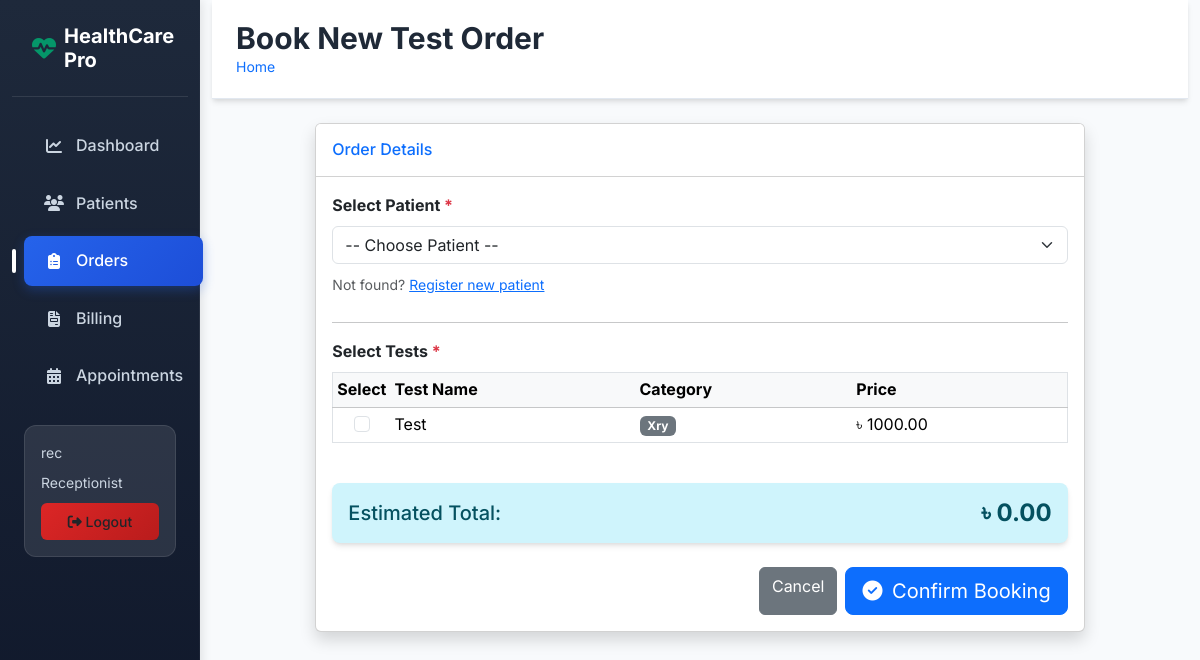
Screenshot of /orders/new (signed in) with the database file from the repository.
### app/models/users.py (models this page shows)
class User(UserMixin, db.Model):
    __tablename__ = 'users'
    id = db.Column(db.Integer, primary_key=True)
    username = db.Column(db.String(80), unique=True, nullable=False)
    email = db.Column(db.String(120), unique=True, nullable=False)
    password_hash = db.Column(db.String(128), nullable=False)
    role = db.Column(db.String(20), nullable=False, default='patient') # admin, receptionist, lab_tech, doctor, patient
    is_active = db.Column(db.Boolean, default=True)
    created_at = db.Column(db.DateTime, default=datetime.utcnow)
    name = db.Column(db.String(100))
    phone = db.Column(db.String(20))

### app/models/test_catalog.py (models this page shows)
class Test(db.Model):
    __tablename__ = 'tests'
    id = db.Column(db.Integer, primary_key=True)
    category_id = db.Column(db.Integer, db.ForeignKey('test_categories.id'), nullable=False)
    test_name = db.Column(db.String(200), nullable=False)
    price = db.Column(db.Float, nullable=False)
    sample_type = db.Column(db.String(50)) # Blood, Urine, etc.
    description = db.Column(db.Text)

class TestCategory(db.Model):
    __tablename__ = 'test_categories'
    id = db.Column(db.Integer, primary_key=True)
    name = db.Column(db.String(100), nullable=False, unique=True)
    tests = db.relationship('Test', backref='category', lazy=True)

### app/frontend/order_routes.py (the view, shortened to what this page needs)
@bp.route('/orders/new', methods=['GET', 'POST'])
@login_required
def new_order():
    patients = Patient.query.all()
    tests = Test.query.all()
    return render_template('orders/new.html', patients=patients, tests=tests)

### app/templates/orders/new.html (shortened to what this page needs)
{% extends 'base.html' %}
{% block page_title %}Book New Test Order{% endblock %}
{% block content %}
<div class="row">
    <div class="col-md-10 mx-auto">
        <div class="card shadow mb-4">
            <div class="card-header py-3 bg-white">
                <h6 class="m-0 font-weight-bold text-primary">Order Details</h6>
            </div>
            <div class="card-body">
                <form method="POST" action="{{ url_for('frontend.new_order') }}">
                    <div class="mb-4">
                        <label class="form-label fw-bold">Select Patient <span class="text-danger">*</span></label>
                        <select class="form-select" name="patient_id" required>
                            <option value="">-- Choose Patient --</option>
                        </select>
                        <div class="mt-2">
                            <small class="text-muted">Not found? <a
                                    href="{{ url_for('frontend.add_patient') }}">Register new patient</a></small>
                        </div>
                    </div>
                    <hr>
                    <div class="mb-4">
                        <label class="form-label fw-bold">Select Tests <span class="text-danger">*</span></label>
                        <div class="table-responsive" style="max-height: 300px; overflow-y: auto;">
                            <table class="table table-sm table-hover border">
                                <thead class="table-light position-sticky top-0">
                                    <tr>
                                        <th style="width: 50px;">Select</th>
                                        <th>Test Name</th>
                                        <th>Category</th>
                                        <th>Price</th>
                                    </tr>
                                </thead>
                                <tbody>
                                    {% for t in tests %}
                                    <tr>
                                        <td class="text-center">
                                            <input class="form-check-input test-checkbox" type="checkbox"
                                                name="test_ids" value="{{ t.id }}" data-price="{{ t.price }}">
                                        </td>
                                        <td>{{ t.test_name }}</td>
                                        <td><span class="badge bg-secondary">{{ t.category.name if t.category else ''
                                                }}</span></td>
                                        <td>৳ {{ "%.2f"|format(t.price) }}</td>
                                    </tr>
                                    {% else %}
                                    <tr>
                                        <td colspan="4" class="text-center text-muted">No tests available.</td>
                                    </tr>
                                    {% endfor %}
                                </tbody>
                            </table>
                        </div>
                    </div>
                    <div class="alert alert-info d-flex justify-content-between align-items-center">
                        <h5 class="mb-0">Estimated Total:</h5>
                        <h4 class="mb-0 fw-bold">৳ <span id="totalPrice">0.00</span></h4>
                    </div>
                    <div class="d-flex justify-content-end mt-4">
                        <a href="{{ url_for('frontend.dashboard') }}" class="btn btn-secondary me-2">Cancel</a>
                        <button type="submit" class="btn btn-primary btn-lg"><i class="fas fa-check-circle me-1"></i>
                            Confirm Booking</button>
                    </div>
                </form>
            </div>
        </div>
    </div>
</div>
{% endblock %}

### app/templates/base.html (shortened to what this page needs)
<!DOCTYPE html>
<html lang="en">
<head>
    <link href="https://cdn.jsdelivr.net/npm/bootstrap@5.3.2/dist/css/bootstrap.min.css" rel="stylesheet">
    <link href="https://cdnjs.cloudflare.com/ajax/libs/font-awesome/6.4.2/css/all.min.css" rel="stylesheet">
    <link href="{{ url_for('static', filename='css/healthcare.css') }}" rel="stylesheet">
</head>
<body>
    <div class="container-fluid">
        <div class="row">
            {% if current_user.is_authenticated %}
            <nav class="col-md-3 col-lg-2 d-md-block sidebar">
                <div class="position-sticky">
                    <div class="sidebar-brand">
                        <h5><i class="fas fa-heartbeat"></i> HealthCare Pro</h5>
                    </div>
                    <ul class="nav flex-column">
                        <li class="nav-item">
                            <a class="nav-link {% if request.endpoint == 'portal.patient_dashboard' %}active{% endif %}"
                                href="{{ url_for('portal.patient_dashboard') }}">
                                <i class="fas fa-chart-line"></i> Dashboard
                            </a>
                        </li>
                        {% if current_user.role in ['admin', 'receptionist'] %}
                        <li class="nav-item">
                            <a class="nav-link {% if request.endpoint == 'frontend.patients_list' or request.endpoint == 'frontend.add_patient' %}active{% endif %}"
                                href="{{ url_for('frontend.patients_list') }}">
                                <i class="fas fa-users"></i> Patients
                            </a>
                        </li>
                        {% endif %}
                        {% if current_user.role in ['admin', 'receptionist'] %}
                        <li class="nav-item">
                            <a class="nav-link {% if request.endpoint == 'frontend.orders_list' or request.endpoint == 'frontend.new_order' %}active{% endif %}"
                                href="{{ url_for('frontend.orders_list') }}">
                                <i class="fas fa-clipboard-list"></i> Orders
                            </a>
                        </li>
                        {% endif %}
                        {% if current_user.role in ['admin', 'receptionist'] %}
                        <li class="nav-item">
                            <a class="nav-link {% if request.endpoint == 'frontend.invoices_list' %}active{% endif %}"
                                href="{{ url_for('frontend.invoices_list') }}">
                                <i class="fas fa-file-invoice"></i> Billing
                            </a>
                        </li>
                        {% endif %}
                        {% if current_user.role in ['admin', 'receptionist'] %}
                        <li class="nav-item">
                            <a class="nav-link {% if request.endpoint == 'frontend.appointments_admin' %}active{% endif %}"
                                href="{{ url_for('frontend.appointments_admin') }}">
                                <i class="fas fa-calendar-alt"></i> Appointments
                            </a>
                        </li>
                        {% endif %}
                    </ul>
                    <div class="user-info">
                        <small>{{ current_user.username }}</small>
                        <small class="text-capitalize">{{ current_user.role }}</small>
                        <a href="{{ url_for('frontend.logout') }}" class="btn btn-logout w-100">
                            <i class="fas fa-sign-out-alt"></i> Logout
                        </a>
                    </div>
                </div>
            </nav>
            {% endif %}
            <main class="{% if current_user.is_authenticated %}col-md-9 ms-sm-auto col-lg-10{% else %}col-12{% endif %} main-content">
                <div class="page-header">
                    <div class="container-fluid px-4">
                        <div class="d-flex justify-content-between align-items-center">
                            <div>
                                <h1 class="page-title">{% block page_title %}{% endblock %}</h1>
                                <nav aria-label="breadcrumb">
                                    <ol class="breadcrumb">
                                        <li class="breadcrumb-item"><a href="#" class="text-decoration-none">Home</a></li>
                                    </ol>
                                </nav>
                            </div>
                        </div>
                    </div>
                </div>
                <div class="container-fluid px-4">
                    {% block content %}{% endblock %}
                </div>
            </main>
        </div>
    </div>
</body>
</html>

### app/templates/base.html (style rules this page uses)
:root { --primary-color: #2563eb; --primary-dark: #1d4ed8; --secondary-color: #059669; --accent-color: #f59e0b; --danger-color: #dc2626; --warning-color: #d97706; --success-color: #059669; --info-color: #0891b2; --dark-color: #1f2937; --light-bg: #f8fafc; --sidebar-bg: linear-gradient(180deg, #1e293b 0%, #0f172a 100%); --card-shadow: 0 4px 6px -1px rgba(0, 0, 0, 0.1), 0 2px 4px -1px rgba(0, 0, 0, 0.06); --card-shadow-hover: 0 10px 15px -3px rgba(0, 0, 0, 0.1), 0 4px 6px -2px rgba(0, 0, 0, 0.05); }
body { background: var(--light-bg); font-family: 'Inter', -apple-system, BlinkMacSystemFont, 'Segoe UI', Roboto, sans-serif; line-height: 1.6; }
.sidebar { min-height: 100vh; background: var(--sidebar-bg); box-shadow: 2px 0 10px rgba(0, 0, 0, 0.1); position: relative; }
.sidebar::before { content: ''; position: absolute; top: 0; right: 0; width: 1px; height: 100%; background: linear-gradient(180deg, transparent 0%, rgba(255,255,255,0.1) 50%, transparent 100%); }
.sidebar .nav-link { color: #cbd5e1; text-decoration: none; padding: 12px 20px; display: flex; align-items: center; border-radius: 8px; margin: 4px 12px; transition: all 0.3s ease; font-weight: 500; position: relative; }
.sidebar .nav-link i { width: 20px; text-align: center; margin-right: 12px; font-size: 16px; }
.sidebar .nav-link.active { color: #fff; background: linear-gradient(135deg, var(--primary-color), var(--primary-dark)); box-shadow: 0 4px 12px rgba(37, 99, 235, 0.3); }
.sidebar .nav-link.active::before { content: ''; position: absolute; left: -12px; top: 50%; transform: translateY(-50%); width: 4px; height: 24px; background: #fff; border-radius: 2px; }
.sidebar-brand { padding: 24px 20px; border-bottom: 1px solid rgba(255, 255, 255, 0.1); margin-bottom: 20px; }
.sidebar-brand h5 { color: #fff; font-weight: 700; font-size: 1.25rem; margin: 0; display: flex; align-items: center; }
.sidebar-brand i { color: var(--secondary-color); margin-right: 8px; font-size: 1.5rem; }
.main-content { background: var(--light-bg); min-height: 100vh; }
.page-header { background: #fff; border-bottom: 1px solid #e2e8f0; padding: 20px 0; margin-bottom: 24px; box-shadow: var(--card-shadow); }
.page-title { font-size: 1.875rem; font-weight: 700; color: var(--dark-color); margin: 0; }
.breadcrumb { background: transparent; padding: 0; margin: 0; font-size: 0.875rem; }
.alert { border: none; border-radius: 8px; box-shadow: var(--card-shadow); }
.user-info { background: rgba(255, 255, 255, 0.1); border-radius: 12px; padding: 16px; margin: 20px 12px; border: 1px solid rgba(255, 255, 255, 0.1); }
.user-info small { color: #cbd5e1; display: block; margin-bottom: 8px; }
.btn-logout { background: linear-gradient(135deg, #dc2626, #b91c1c); border: none; border-radius: 6px; padding: 8px 16px; font-size: 0.875rem; font-weight: 500; transition: all 0.3s ease; }

### rows the page displays
User: username "rec", role "Receptionist"
Test: test_name "Test", category "Xry", price "1000.00"
